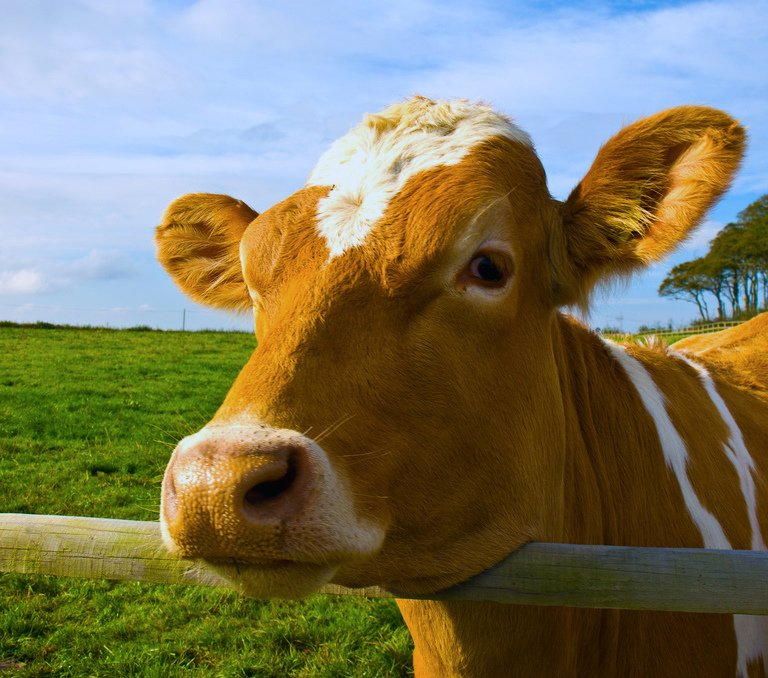
#> input picture pixels/cow.jpg, 768 x 678 px
$ jupyter execute fourier_analysis.ipynb
#> lines starting #> are read from the running program, lines starting #| are printed output that depends on the picture; after the words box and inside, x2 and y2 are one past the last pixel; in counts of white or black regions, pixels touching at a corner belong together; long printed decimals are rounded
# Harmonic Analysis
- Discrete Fourier Transform

[cell 1]
import numpy as np
import cv2
import matplotlib.pyplot as plt

[cell 2]
im = cv2.imread('pixels/cow.jpg')[:,:,::-1]
plt.imshow(im);
im.shape

[cell 3]
signal = im[400,:,0]  # a 1D signal for experiments
#> signal = 768 values, max 245 at index 245, min 30 at index 577, mean 89.02
print(signal.shape)
#| (768,)
plt.plot(signal);

Fourier basis is orthogonal.
1. $F_k$ is an N dimensional vector:
$$
    F_k[n] = \exp{i \frac{ 2\pi k}{N}n}, \quad n=0,...,N-1
$$
2. $k/N$ is actually a frequency.
    - if $k=1$, then $F_1$ oscillates only once during $[0, N-1]$.
3. its inverse $N/k$ is the period.
    - if $k=1$ then the peak-to-peak duration is $N$;
    - if $k=2$ then the duration is $N/2$, and it oscillates twice in [0, N-1].
4. $F_k$ and $F_j$ are orthogoanl: $F_k \cdot F_j = 0$ if $k \neq j$

---
A small example.

[cell 4]
N = 16 # signal length
periods = np.arange(N)
fbasis = []
for k in periods: # given frequency
    basis = []
    f = k / N #1./p if p != 0 else 0
    for n in range(N): # time/space index
        x = np.cos(n * np.pi * 2 * f)
        y = np.sin(n * np.pi * 2 * f)
        basis.append(x + y* 1j) # complex number
    fbasis.append(basis)
fbasis = np.array(fbasis)

[cell 5]
f0 = fbasis[0]; print(f0)  # the first is simply 1s.
f1 = fbasis[1]; plt.plot(f1.real) # one cycle signal
f2 = fbasis[2]; plt.plot(f2.real); # 2 cycle signal
f3 = fbasis[3]; plt.plot(f3.real); # 2 cycle signal

[cell 6]
f = fbasis[2]
print(f[0].real, f[0].imag, "  ", f[1].real, f[1].imag)
fn = fbasis[2] / np.sqrt(N)
N, (f.conj() * f).sum() , (fn.conj() * fn).sum(), np.vdot(fn, fn), np.dot(fn, fn)

**numpy.vdot(a, b, /)**

Return the dot product of two vectors.

The vdot(a, b) function handles complex numbers differently than dot(a, b). If the first argument is complex the complex conjugate of the first argument is used for the calculation of the dot product.

[cell 7]
# example with a small N
N = 16 # signal length
periods = np.arange(N)
fbasis = []
for k in periods: # given frequency
    basis = []
    f = k / N #1./p if p != 0 else 0
    for n in range(N): # time/space index
        x = np.cos(n * np.pi * 2 * f)
        y = np.sin(n * np.pi * 2 * f)
        basis.append(x + y* 1j) # complex number
    fbasis.append(basis)
fbasis = np.array(fbasis) / np.sqrt(N)  # np.sqrt(N) is for magnitude scaling

[cell 8]
f1 = fbasis[1]
(f1.conj() * f1 ).sum()

[cell 9]
for i in range(1, 4):
    for j in range(1, 4):
        vdot = np.vdot(fbasis[i], fbasis[j])
        print(i, j, vdot, np.abs(vdot))

[cell 10]
s = 0
for i in range(f1.shape[0]):
    s += f1[i] * f1[i]
print('s: ', s, np.sum(f1 * f1), ' which is not 1')
print('simple dot: ', np.dot(f1, f1), 'which is not what we want.')

**numpy.matrix.H**

Returns the (complex) conjugate transpose of self.

[cell 11]
I = fbasis.conj().T @ fbasis  # this must be identity matrix of dim N x N
II = fbasis @ fbasis.conj().T
print(np.abs(I).sum(), np.abs(II).sum()) #

---

[cell 12]
N = 768 # signal length
periods = np.arange(N)
fbasis = []
for k in periods: # given frequency
    basis = []
    f = k / N #1./p if p != 0 else 0
    for n in range(N): # time/space index
        x = np.cos(n * np.pi * 2 * f)
        y = np.sin(n * np.pi * 2 * f)
        basis.append(x + y* 1j) # complex number
    fbasis.append(basis)
fbasis = np.array(fbasis) / np.sqrt(N)  # np.sqrt(N) is for magnitude scaling

Now we have $N$ vectors of size $N$.

[cell 13]
fbasis.shape

Check orthogonality

[cell 14]
for i in range(N):  # mag = 1
    r = np.vdot(fbasis[i], fbasis[i])
    m = np.absolute(r)
    if np.abs(1-m) > 1E-11:
        print(i, r)

for i in range(N): # orthogonal
    for j in range(i+1, N):
        r = np.vdot(fbasis[i], fbasis[j])
        if np.absolute(r) > 1E-11:
            print(i, j, r)
print('orthognality check, finished.')

[cell 15]
plt.figure(figsize=(15,4))
plt.plot(np.real(fbasis[0]))
plt.plot(np.real(fbasis[4]))
plt.plot(np.real(fbasis[10]));

Project `signal` on to the fourier basis.

That is we are going to represent the signal w.r.t the fourier basis vectors:
$$
    s = c_0 F_0 + c_1 F_1 + ... + c_{N-1} F_{N-1} = F c
$$
How can we compute $c_i$? By inner product based on the orthogonality
$$
    c_i = F_i \cdot s = F_i^H s \\
    c = F^H s
$$
where $F^H$ is the complex conjugate transpose.

[cell 16]
c = fbasis.conj().T @ signal

[cell 17]
fsignal = c  # rename

[cell 18]
mag = np.absolute(fsignal)
#> mag = 768 values, max 2467.1 at index 0, min 0.214 at index 375, mean 19.19
plt.figure(figsize=(15,4))
plt.plot(mag);
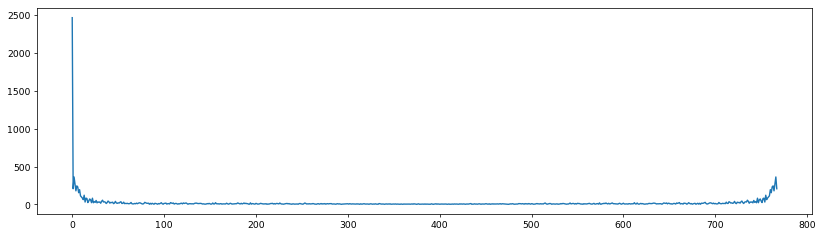
#> figure drawn by matplotlib, 1 panel; curve peaks at x = 0, y = 2467.1

Reconstruction of the original signal.
$$
    c = F^H s \\
    F c = F F^H s \\
    F c = s
$$

[cell 19]
rec = fbasis @ fsignal
r = np.real(rec)
#> r has the same summary as signal
i = np.imag(rec)
#> i = 768 values, max 2.59e-11 at index 671, min -2.59e-11 at index 493, mean -6.78e-13
# RMS
serr = rec - signal
print(serr.dtype)
#| complex128
rms = np.abs(serr).sum()
#> rms = 7.47e-09
print('reconstruction rms = ', rms)
#| reconstruction rms =  7.472757678273986e-09

Even symmetry of $c$, the DFT of $s$:

- $c_k$ is symmetric with period $N$:
$$c_k = c_{k+N} = c_{k-N} = ..$$
- Input signal $s$ is real and $c$ is **even** symmetric: $c^*_{-k} = c_k$
$$
  c_k = F_k^H \cdot s   = \sum_n s[n] \cdot \exp \left[-i\frac{2\pi k}{N} n\right] \\
  c^*_{-k} = \sum_n s[n] \cdot \exp \left[i\frac{2\pi (-k)}{N} n\right] = c_k
$$

- For even $N$,
    1. $c_0$ and $c_{N/2}$ are real-valued,
       - $k=0$: $c_0$ is a real number since $e^{-\frac{2\pi}{N}k}$ with $k=0$ is $1$.
       - $k=N/2$: $c_{N/2}$ is real because $e^{-\frac{2\pi}{N}k} = -1$, so is $F_{-N/2}$.
    2. and the remainder of the DFT is completely specified by just $N/2-1$ complex numbers.

- Because of this even symmetry, we use the interval $[-N/2, N/2-1]$ by putting $k=0$ at the center.

[cell 20]
fsignal[-1], fsignal[1]

[cell 21]
fsignal[N//2 - 1], fsignal[N//2], fsignal[N//2 + 1]

[cell 22]
fs2 = np.empty_like(fsignal)
fs2[N//2:] = fsignal[:N//2]
fs2[:N//2] = fsignal[N//2:]
plt.plot(np.absolute(fs2));

[cell 23]
plt.plot(np.log(np.absolute(fs2)));
plt.title('log-plot of mag(F)');

Smoothing by removing high frequency terms.

[cell 24]
width2 = 300
interval = range(N//2-width2,N//2+width2)
fprocessed = fsignal.copy()
fprocessed[interval] = 0
plt.plot(np.absolute(fprocessed));
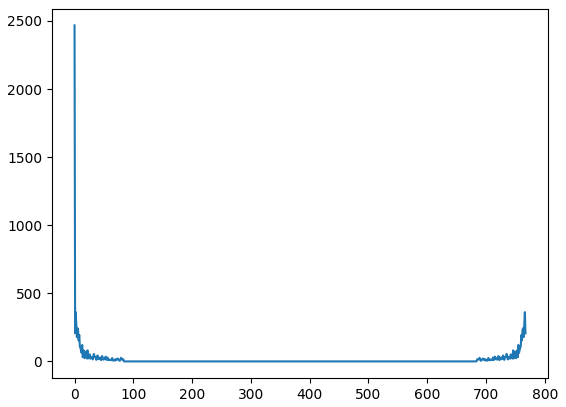
#> figure drawn by matplotlib, 1 panel; curve peaks at x = 0, y = 2467.1

[cell 25]
rec = fbasis @ fprocessed
r = np.real(rec)
#> r = 768 values, max 239.8 at index 243, min 39.39 at index 577, mean 89.02
i = np.imag(rec)
#> i = 768 values, max 0.0677 at index 732, min -0.0677 at index 124, mean -6.96e-13
err = np.sqrt( ((r - signal)**2).mean() )
#> err = 7.23

plt.figure(figsize=(15,8))
plt.plot(signal, alpha=0.5)
plt.plot(r)
print('reconstruction rms = ', err)
#| reconstruction rms =  7.226

Reconstruction with various window size.

[cell 26]
plt.figure(figsize=(15,8))
plt.plot(signal, alpha=0.5)

width2values = [N//2-1, N//2-10, N//2-20, N//2-50]
for width2 in width2values:
    interval = range(N//2-width2,N//2+width2)
    fprocessed = fsignal.copy()
    fprocessed[interval] = 0

    rec = fbasis @ fprocessed
    r = np.real(rec)
    i = np.imag(rec)
    err = np.sqrt( ((r - signal)**2).mean() )

    plt.plot(r, label=f'w={N-2*width2}')
    print('reconstruction rms = ', err, f'window = {2*width2}', f'n_terms={N-2*width2}')
#> this loop made 4 passes
#> err on passes 1 to 4: 37.89, 17.16, 12.66, 8.66
#> (printed output is left out)
plt.legend()

[cell 27]
plt.figure(figsize=(15,8))
plt.plot(signal, alpha=0.5)

width2values = [N//2-1, N//2-2, N//2-3, N//2-5, N//2-10]
for width2 in width2values:
    interval = range(N//2-width2,N//2+width2)
    fprocessed = fsignal.copy()
    fprocessed[interval] = 0

    rec = fbasis @ fprocessed
    r = np.real(rec)
    i = np.imag(rec)
    err = np.sqrt( ((r - signal)**2).mean() )

    plt.plot(r, label=f'w={N-2*width2}')
    print('reconstruction rms = ', err, f'window = {2*width2}', f'n_terms={N-2*width2}')
#> this loop made 5 passes
#> err on passes 1 to 5: 37.89, 33.94, 30.47, 26.13, 17.16
#> (printed output is left out)
plt.legend()
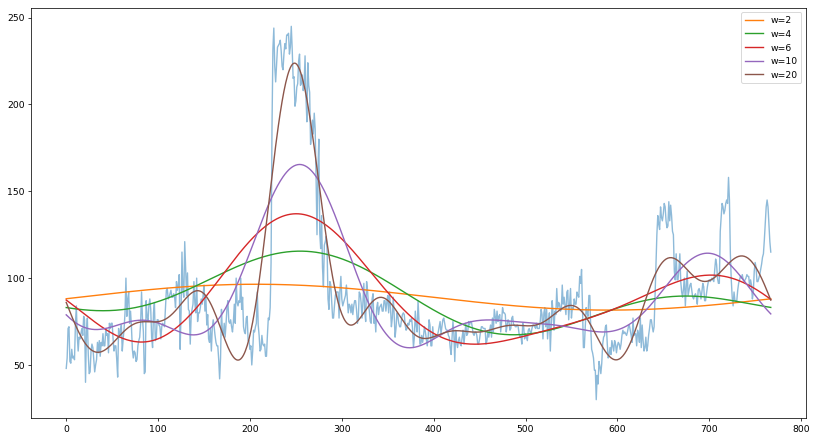
#> figure drawn by matplotlib, 1 panel; curve peaks at x = 245, y = 245; curve peaks at x = 207, y = 96.47; curve peaks at x = 255, y = 115.5

FFT with numpy

[cell 28]
rft = np.fft.rfft(signal)
rftcopy = rft.copy()
rft[20:] = 1e-10 # remove high frequency terms
smooth = np.fft.irfft(rft)
#> smooth = 768 values, max 243.7 at index 242, min 50.46 at index 582, mean 89.02

fig, axes = plt.subplots(1,2, figsize=(15,5))
axes[0].plot(np.log(np.absolute(rftcopy)))
axes[1].plot(signal, alpha=0.5, color='red')
axes[1].plot(smooth);
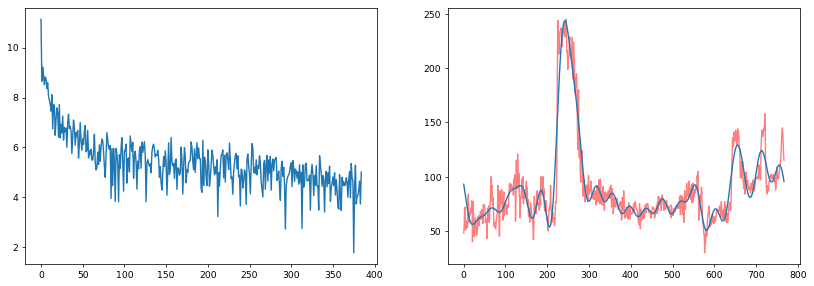
#> figure drawn by matplotlib, 2 panels; panel 1: curve peaks at x = 0, y = 11.13; panel 2: curve peaks at x = 245, y = 245; panel 2: curve peaks at x = 242, y = 243.7

## 2D Discrete Fourier Transform

[cell 29]
gray = cv2.cvtColor(im, cv2.COLOR_RGB2GRAY) / 255
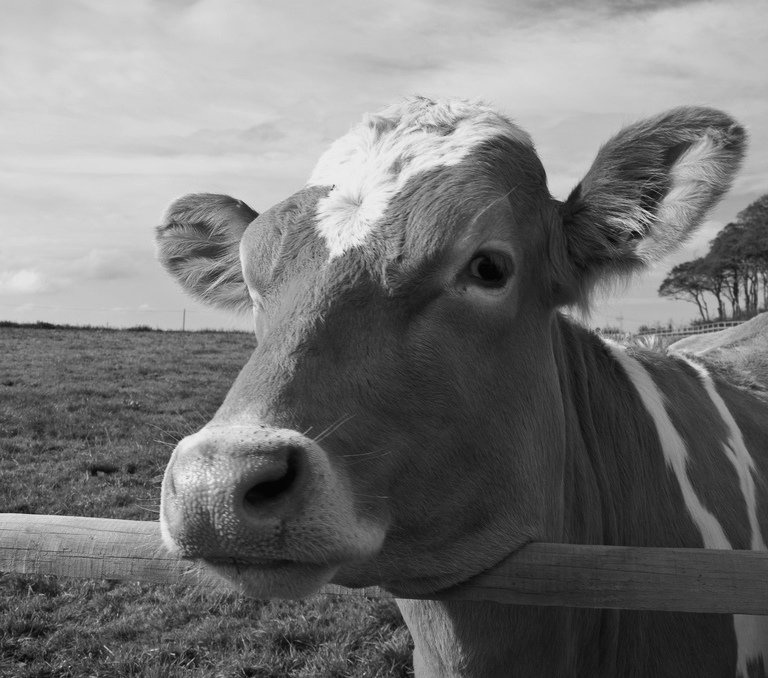
#> gray: shape (678, 768) float64; min 0.00392, max 0.969, mean 0.464
fft2 = np.fft.fft2(gray)
rec = np.fft.ifft2(fft2)

rms = np.sqrt(np.power(np.abs(gray-rec),2).mean())
#> rms = 2.15e-16
print('Reconstruction Error RMS: ', rms)
#| Reconstruction Error RMS:  2.1522401700130885e-16

# display
fft2shift = np.fft.fftshift(fft2) # shift to center
m = np.abs(fft2shift)
fig, axes = plt.subplots(1,2, figsize=(15,6))
axes[0].imshow(gray, cmap='gray'); axes[0].set(title='input gray scale image')
axes[1].imshow(np.log10(m), cmap='gray'); axes[1].set(title='mag(fft2) in log scale');
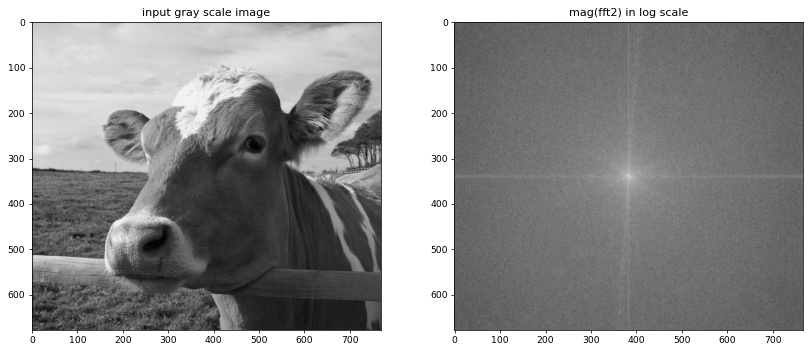
#> figure drawn by matplotlib, 2 panels

https://docs.opencv.org/3.4/de/dbc/tutorial_py_fourier_transform.html

[cell 30]
img = gray
dft = cv2.dft(img.astype(np.float32), flags = cv2.DFT_COMPLEX_OUTPUT)
dft_shift = np.fft.fftshift(dft)

magnitude_spectrum = 20*np.log(cv2.magnitude(dft_shift[:,:,0],dft_shift[:,:,1]))
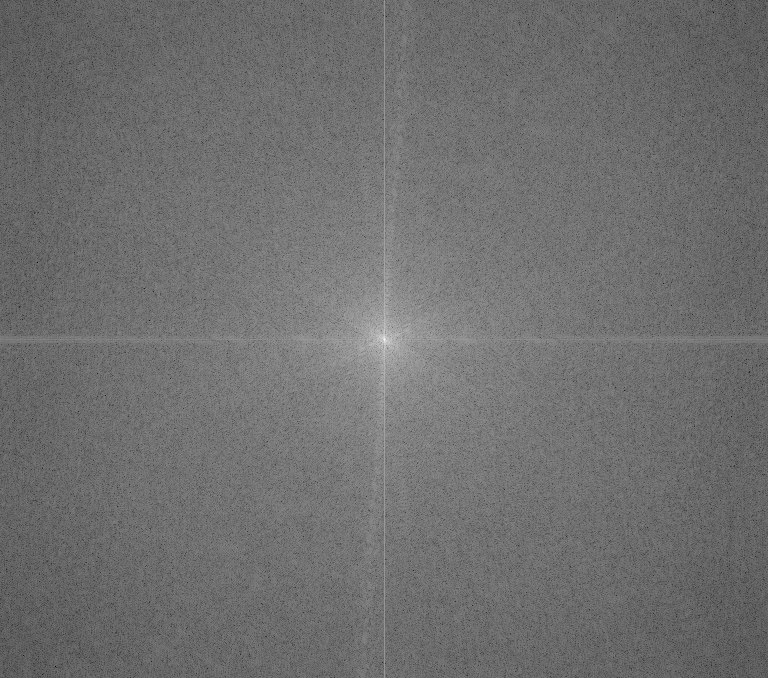
#> magnitude_spectrum: shape (678, 768) float32; min -94.15, max 247.9, mean 55.5; drawn with min black and max white

plt.figure(figsize=(15,6))
plt.subplot(121),plt.imshow(img, cmap = 'gray')
plt.title('Input Image'), plt.xticks([]), plt.yticks([])
plt.subplot(122),plt.imshow(magnitude_spectrum, cmap = 'gray')
plt.title('Magnitude Spectrum'), plt.xticks([]), plt.yticks([]);

## Low Pass Filtering

[cell 31]
rows, cols = img.shape
crow,ccol = rows//2 , cols//2
# create a mask first, center square is 1, remaining all zeros
mask = np.zeros((rows,cols,2),np.uint8)
mask[crow-30:crow+30, ccol-30:ccol+30] = 1
# apply mask and inverse DFT
fshift = dft_shift*mask
f_ishift = np.fft.ifftshift(fshift)
img_back = cv2.idft(f_ishift)
img_back = cv2.magnitude(img_back[:,:,0],img_back[:,:,1])

plt.figure(figsize=(15,6))
plt.subplot(121),plt.imshow(img, cmap = 'gray')
plt.title('Input Image'), plt.xticks([]), plt.yticks([])
plt.subplot(122),plt.imshow(img_back, cmap = 'gray')
plt.title('Magnitude Spectrum'), plt.xticks([]), plt.yticks([]) ;

## High Pass Filtering

[cell 32]
rows, cols = img.shape
crow,ccol = rows//2 , cols//2
# create a mask first, center square is 1, remaining all zeros
mask = np.zeros((rows,cols,2),np.uint8)
mask[crow-30:crow+30, ccol-30:ccol+30] = 0
# apply mask and inverse DFT
fshift = dft_shift*mask
f_ishift = np.fft.ifftshift(fshift)
img_back = cv2.idft(f_ishift)
img_back = cv2.magnitude(img_back[:,:,0],img_back[:,:,1])
#> img_back: shape (678, 768) float32; every value is 0
print(img_back.min(), img_back.max())
#| 0.0 0.0

plt.figure(figsize=(15,6))
plt.subplot(121),plt.imshow(img, cmap = 'gray')
plt.title('Input Image'), plt.xticks([]), plt.yticks([])
plt.subplot(122),plt.imshow(img_back, cmap = 'gray')
plt.title('Magnitude Spectrum'), plt.xticks([]), plt.yticks([]) ;

[cell 33]
rows, cols = img.shape
crow,ccol = rows//2 , cols//2
f = np.fft.fft2(img)
fshift = np.fft.fftshift(f)
fshift[crow-30:crow+31, ccol-30:ccol+31] = 0
f_ishift = np.fft.ifftshift(fshift)
img_back = np.fft.ifft2(f_ishift)
img_back = np.real(img_back)
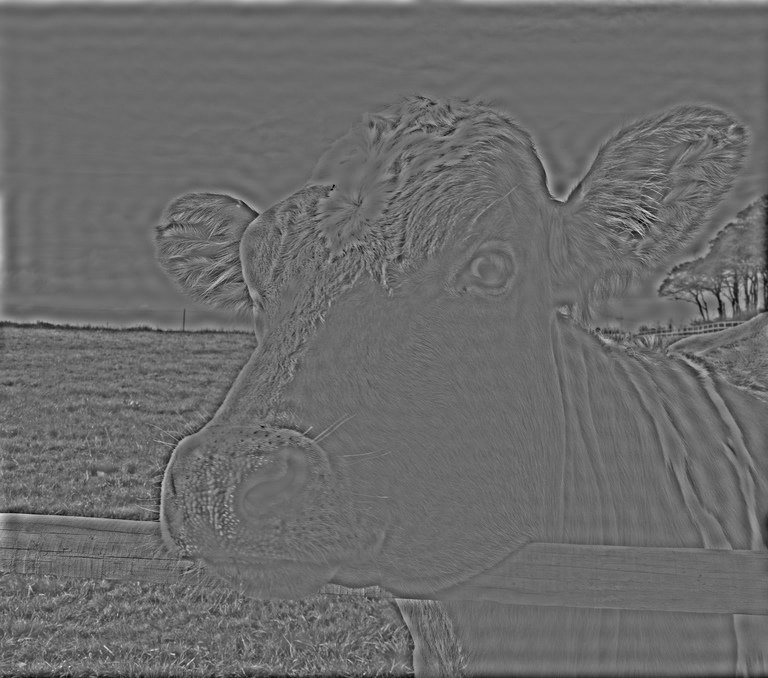
#> img_back: shape (678, 768) float64; min -0.449, max 0.618, mean 1.64e-19; drawn with min black and max white
print(img_back.shape, img_back.min(), img_back.max())
#| (678, 768) -0.4489 0.6185
img_back_abs = np.abs(img_back)  #
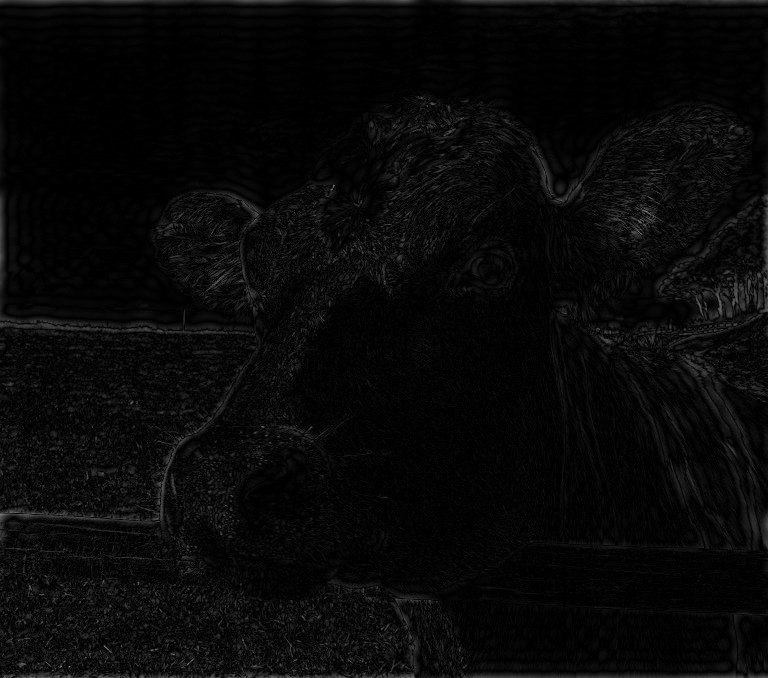
#> img_back_abs: shape (678, 768) float64; min 4.66e-08, max 0.618, mean 0.0351

plt.figure(figsize=(15,6))
plt.subplot(131),plt.imshow(img, cmap = 'gray')
plt.title('Input Image'), plt.xticks([]), plt.yticks([])
plt.subplot(132),plt.imshow(img_back, cmap = 'gray')
plt.title('Image after HPF'), plt.xticks([]), plt.yticks([])
plt.subplot(133),plt.imshow(img_back_abs, cmap='gray')
plt.title('Result ABS'), plt.xticks([]), plt.yticks([])

[cell 34]
binary = img_back_abs > 0.1
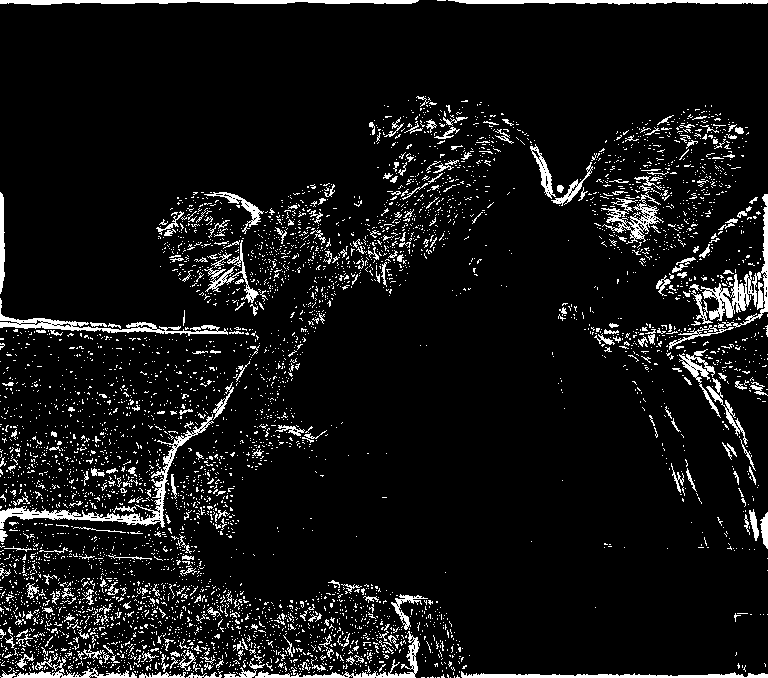
#> binary: shape (678, 768) bool; 8% white; 4916 white regions (4613 under 20 px), largest, box (x1, y1, x2, y2) and area: (0, 414, 214, 529) 2005, (701, 194, 768, 328) 1864, (0, 0, 419, 5) 1465
plt.imshow(binary, cmap='gray')
